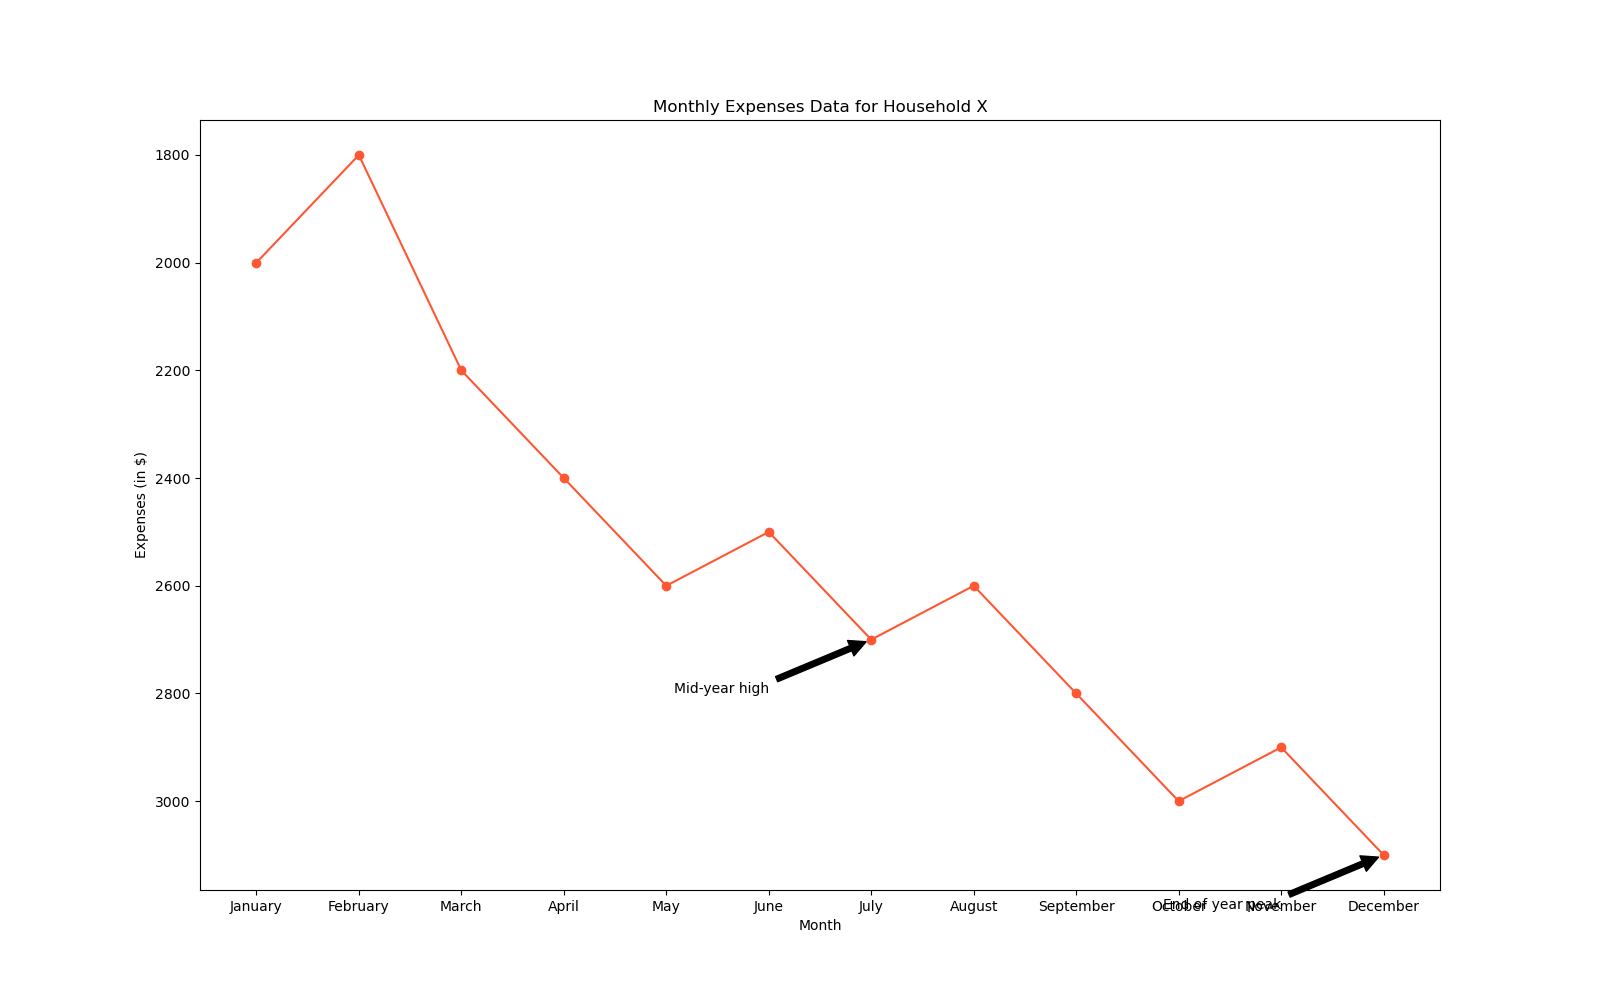

Generate this figure with Python:

import matplotlib.pyplot as plt

# Data
months = ["January", "February", "March", "April", "May", "June", "July", "August", "September", "October", "November", "December"]
expenses = [2000, 1800, 2200, 2400, 2600, 2500, 2700, 2600, 2800, 3000, 2900, 3100]

plt.figure(figsize=(16, 10))

# Plotting the line chart
plt.plot(months, expenses, color="#ff5733", marker='o')

# Adding annotations for specific points
plt.annotate('End of year peak', xy=('December', 3100), xytext=('November', 3200),
             arrowprops=dict(facecolor='black', shrink=0.05),
             horizontalalignment='right')
plt.annotate('Mid-year high', xy=('July', 2700), xytext=('June', 2800),
             arrowprops=dict(facecolor='black', shrink=0.05),
             horizontalalignment='right')

# Title and labels
plt.title('Monthly Expenses Data for Household X')
plt.xlabel('Month')
plt.ylabel('Expenses (in $)')
plt.gca().invert_yaxis()

# Show the chart
plt.show()
